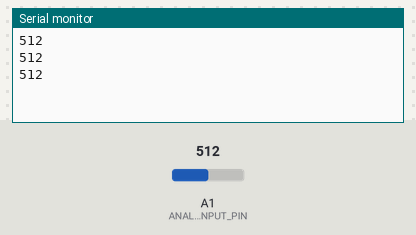
A sketch run on a simulated Arduino Uno, built with avr-gcc and run on an emulated ATmega328P. Shown: the last lines printed to the serial monitor. The test bench sets the inputs (shaded band); at power-on: A1 (ANALOG_INPUT_PIN) = 512.

Above: at 1.3 s.
1.4 s: A1 (ANALOG_INPUT_PIN) set to 716
At 1.9 s:
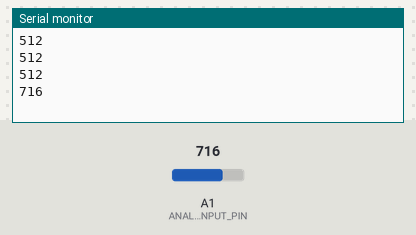
2.9 s: A1 (ANALOG_INPUT_PIN) set to 900
At 3.4 s:
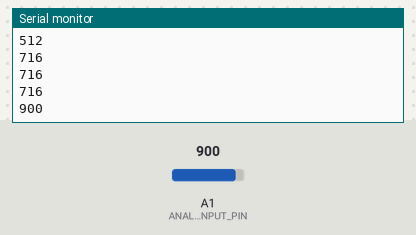
Timing chart, 0 to 5.9 s (numbered marks = the images above; inputs shaded):
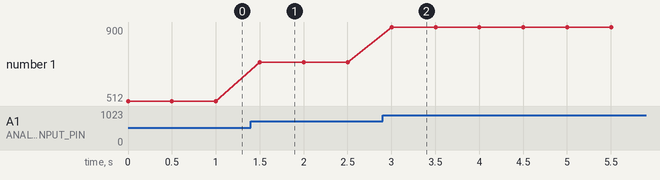

The sketch:

analog_in_serial.ino
```cpp
/* Test analog input functionality by printing a resistive divider/trimmer voltage at half second intervals */

const int ANALOG_INPUT_PIN = A1;

// the setup function runs once when you press reset or power the board
void setup() {
  Serial.begin(9600); // set the baud rate to 9600
}

// the loop function runs over and over again forever
void loop() {
  unsigned int reading = analogRead(ANALOG_INPUT_PIN); // take a reading
  Serial.println(reading); // print to serial
  delay(500); // wait half a second
}
```

Measured:
- after the input at 1.4 s, the serial monitor: prints a new line after 0.10 s (image 1)
- after the input at 2.9 s, the serial monitor: prints a new line after 0.10 s (image 2)
- plotted number 1: 512 → 716 after the input at 1.4 s, 716 → 900 after the input at 2.9 s
